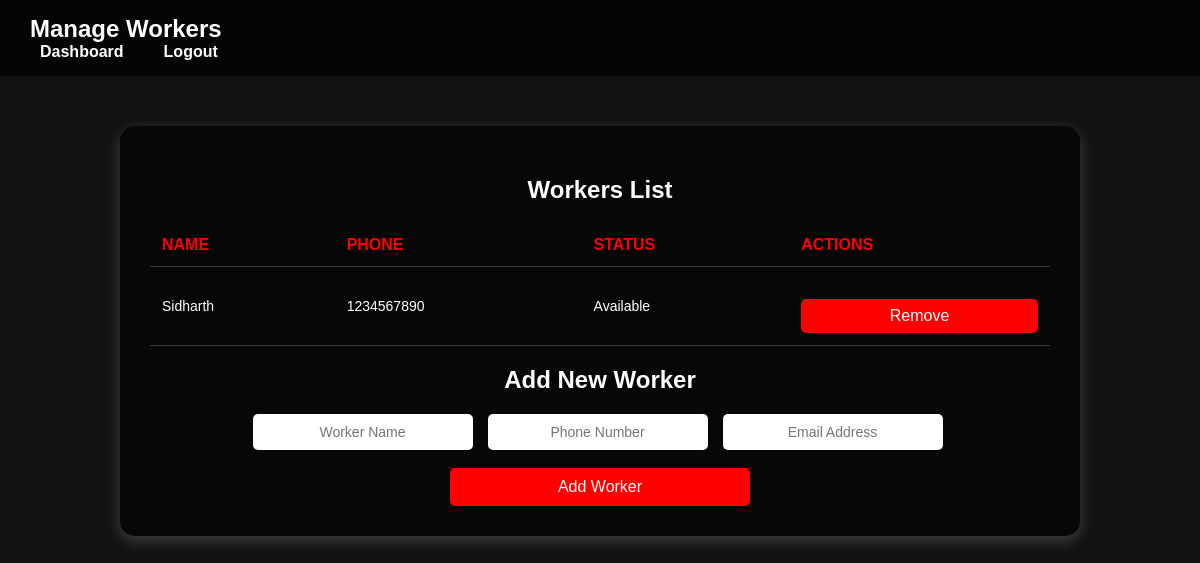
The page /manage-workers/ (signed in) on the database its author committed.
### myapp/models.py (models this page shows, shortened)
class Worker(models.Model):
    garage = models.ForeignKey('Garage', on_delete=models.CASCADE)
    name = models.CharField(max_length=100)
    phone = models.CharField(max_length=15)
    email = models.EmailField(null=True, blank=True)
    STATUS_CHOICES = [
        ('available', 'Available'),
        ('assigned', 'Assigned'),
        ('unavailable', 'Unavailable'),
    ]
    status = models.CharField(max_length=11, choices=STATUS_CHOICES, default='available')
    current_request = models.ForeignKey('Request', null=True, blank=True, on_delete=models.SET_NULL, related_name='assigned_worker')  # Add related_name
    is_active = models.BooleanField(default=True)  # This is the toggle

### myapp/views.py (the view, shortened to what this page needs)
# urls.py: path('manage-workers/', views.manage_workers, name='manage_workers'),
def manage_workers(request):
    garage_id = request.session.get('garage_id')
    if not garage_id:
        return redirect('garage_owner_login')
    garage = Garage.objects.get(id=garage_id)
    workers = Worker.objects.filter(garage=garage)  # Fetch all workers of this garage
    return render(request, 'manage_worker.html', {'garage': garage, 'workers': workers})

### templates/manage_worker.html (shortened to what this page needs)
{% load static %}
<!DOCTYPE html>
<html lang="en">
<head>
    <link rel="stylesheet" href="{% static 'css/manage_workers.css' %}">
</head>
<body>
    <header>
        <nav>
            <h1>Manage Workers</h1>
            <ul>
                <li><a href="{% url 'garage_dashboard' %}">Dashboard</a></li>
                <li><a href="{% url 'logout' %}">Logout</a></li>
            </ul>
        </nav>
    </header>
    <section class="worker-management">
        <h2>Workers List</h2>
        <table>
            <tr>
                <th>Name</th>
                <th>Phone</th>
                <th>Status</th>
                <th>Actions</th>
            </tr>
            {% for worker in workers %}
            <tr>
                <td>{{ worker.name }}</td>
                <td>{{ worker.phone }}</td>
                <td>{{ worker.get_status_display }}</td>
                <td>
                    <form action="{% url 'remove_worker' worker.id %}" method="POST">
                        <button type="submit" class="btn-delete">Remove</button>
                    </form>
                </td>
            </tr>
            {% empty %}
            <tr>
                <td colspan="4">No workers added yet.</td>
            </tr>
            {% endfor %}
        </table>
        <h2>Add New Worker</h2>
        <form action="{% url 'add_worker' %}" method="POST">
            <input type="text" name="name" placeholder="Worker Name" required>
            <input type="tel" name="phone" placeholder="Phone Number" pattern="[\+0-9\-\(\)\s]{10,15}" required>
            <input type="email" name="email" placeholder="Email Address" required>
            <button type="submit">Add Worker</button>
        </form>
    </section>
</body>
</html>

### static/css/manage_workers.css (style rules this page uses)
body, html { font-family: 'Poppins', sans-serif; margin: 0; padding: 0; background-color: #121212; color: white; height: 100%; }
header { background: rgba(0, 0, 0, 0.7); padding: 15px 30px; display: flex; align-items: center; justify-content: space-between; }
header h1 { margin: 0; font-size: 24px; color: white; }
nav ul { list-style: none; display: flex; gap: 20px; margin: 0; padding: 0; }
nav ul li { display: inline; }
nav ul li a { color: white; text-decoration: none; font-weight: 600; transition: color 0.3s, transform 0.2s; padding: 10px; }
.worker-management { width: 90%; max-width: 900px; margin: 50px auto; background: rgba(0, 0, 0, 0.6); padding: 30px; border-radius: 15px; text-align: center; box-shadow: 0 5px 15px rgba(255, 255, 255, 0.2); }
table { width: 100%; border-collapse: collapse; margin-top: 20px; }
th, td { padding: 12px; border-bottom: 1px solid rgba(255, 255, 255, 0.2); text-align: left; }
th { color: red; font-size: 16px; text-transform: uppercase; }
td { font-size: 14px; }
.btn-delete { background: red; color: white; border: none; padding: 8px 12px; cursor: pointer; transition: background 0.3s; border-radius: 5px; margin: 0 auto; display: block; }
form { margin-top: 20px; display: flex; flex-direction: row; justify-content: center; gap: 10px; flex-wrap: wrap; }
input[type="text"], input[type="email"], input[type="tel"] { width: 200px; padding: 10px; border: none; border-radius: 5px; font-size: 14px; text-align: center; margin-right: 5px; margin-bottom: -2px; }
button { background: red; color: white; border: none; padding: 10px 10px; cursor: pointer; transition: background 0.3s; border-radius: 5px; font-size: 16px; margin-top: 10px; width: 100%; max-width: 300px; margin-left: auto; margin-right: auto; }

### rows shown on the page
Worker: name "Sidharth", phone "1234567890", status "Available"
